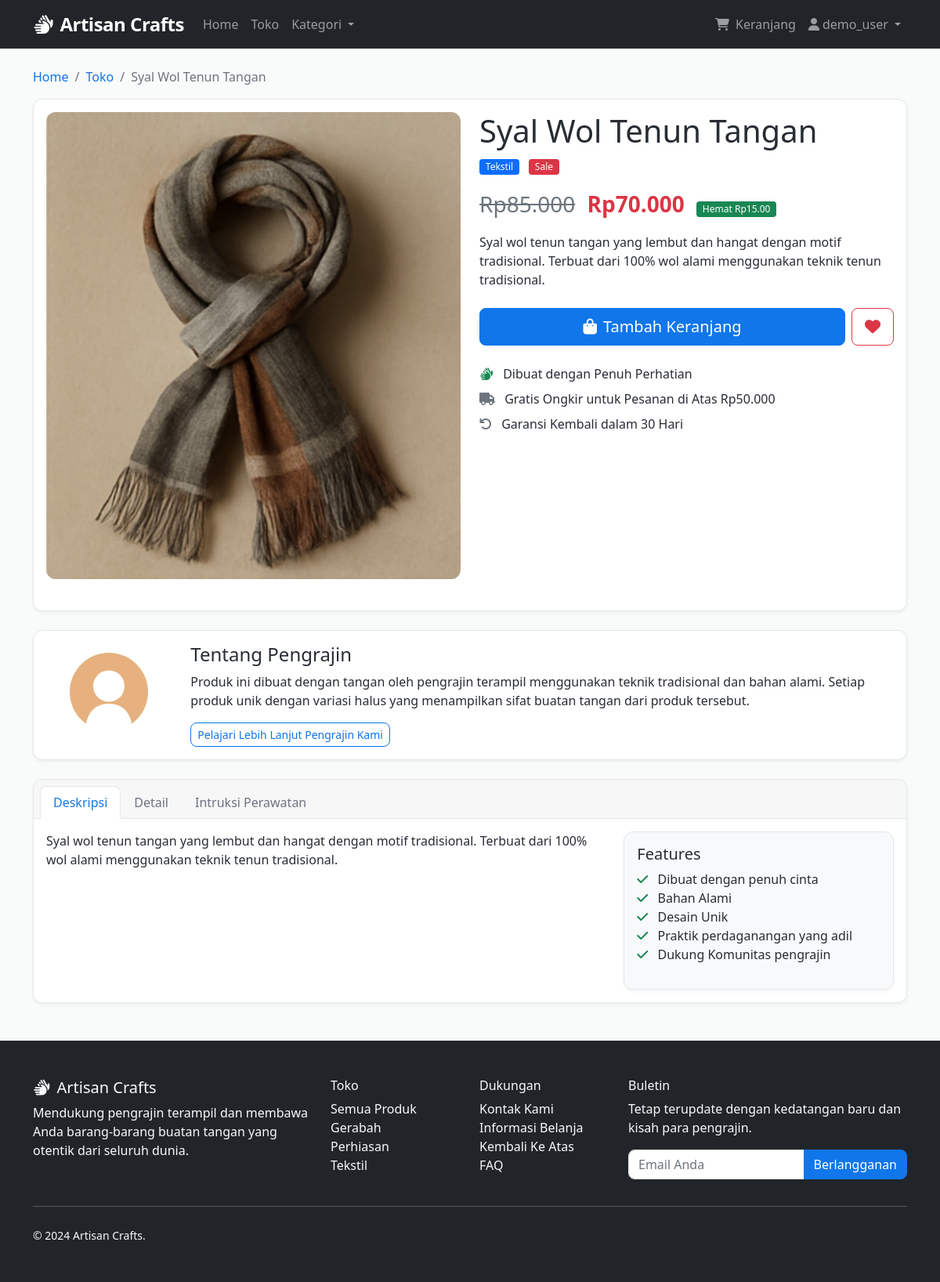
/product/hand-woven-wool-scarf (signed in), run on the app's committed database.
### models.py (models this page shows, shortened)
class Item(db.Model):
    id = db.Column(db.Integer, primary_key=True)
    title = db.Column(db.String(200), nullable=False)
    slug = db.Column(db.String(200), unique=True, nullable=False)
    description = db.Column(db.Text, nullable=False)
    price = db.Column(db.Numeric(10, 2), nullable=False)
    discount_price = db.Column(db.Numeric(10, 2), nullable=True)
    image_url = db.Column(db.String(500), nullable=True)
    category_id = db.Column(db.Integer, db.ForeignKey('category.id'), nullable=False)
    label = db.Column(db.String(1), default='P')  # P=Primary, S=Secondary, D=Danger
    date_added = db.Column(db.DateTime, default=datetime.utcnow)
    order_items = db.relationship('OrderItem', backref='item', lazy=True)
    def get_add_to_cart_url(self):
        return f'/add-to-cart/{self.slug}'
    def get_remove_from_cart_url(self):
        return f'/remove-from-cart/{self.slug}'
    def get_label_display(self):
        if self.label == 'P':
            return 'primary'
        elif self.label == 'S':
            return 'secondary'
        elif self.label == 'D':
            return 'danger'
        return 'primary'

class Category(db.Model):
    id = db.Column(db.Integer, primary_key=True)
    code = db.Column(db.String(2), unique=True, nullable=False)
    name = db.Column(db.String(100), nullable=False)
    items = db.relationship('Item', backref='category', lazy=True)

### core/routes.py (the view)
@bp.route('/product/<slug>')
def product_detail(slug):
    item = Item.query.filter_by(slug=slug).first_or_404()
    return render_template('product_detail.html', item=item)

### app.py (called while the page is built)
def format_rupiah(value):
    if value is None:
        return ""
    harga_ribuan = int(value) * 1000
    return f"Rp{harga_ribuan:,}".replace(',', '.')

### core/routes.py (called while the page is built, shortened)
def get_or_create_order():
    if 'user_id' in session:
        order = Order.query.filter_by(user_id=session['user_id'], ordered=False).first()
        if not order:
            order = Order(user_id=session['user_id'])
            db.session.add(order)
            db.session.commit()
    return order

@bp.app_context_processor
def inject_cart_count():
    try:
        order = get_or_create_order()
        cart_count = order.get_item_count() if order else 0
    except:
        cart_count = 0
    return dict(cart_count=cart_count)

### models.py (called while the page is built)
    def get_item_count(self):
        return sum(item.quantity for item in self.items)

### templates/product_detail.html (shortened to what this page needs)
{% extends 'base.html' %}
{% block content %}
<div class="container mt-4">
    <nav aria-label="breadcrumb">
        <ol class="breadcrumb">
            <li class="breadcrumb-item"><a href="{{ url_for('core.home') }}">Home</a></li>
            <li class="breadcrumb-item"><a href="{{ url_for('core.products') }}">Toko</a></li>
            <li class="breadcrumb-item active" aria-current="page">{{ item.title }}</li>
        </ol>
    </nav>
    <div class="card">
        <div class="card-body">
            <div class="row">
                <div class="col-md-6 mb-4">
                    <div class="product-image-container">
                        {% if item.image_url %}
                        <img src="{{ url_for('static', filename='images/' + item.image_url) }}" class="card-img-top" alt="{{ item.title }}">
                        {% else %}
                        <div class="product-placeholder rounded d-flex align-items-center justify-content-center" style="height: 400px; background-color: #f8f9fa;">
                            <i class="fas fa-image fa-5x text-muted"></i>
                        </div>
                        {% endif %}
                    </div>
                </div>
                <div class="col-md-6">
                    <h1 class="mb-2">{{ item.title }}</h1>
                    <div class="mb-3">
                        <span class="badge bg-{{ item.get_label_display() }} me-2">{{ item.category.name }}</span>
                        {% if item.discount_price %}
                        <span class="badge bg-danger">Sale</span>
                        {% endif %}
                    </div>
                    <div class="product-price fs-3 mb-3">
                        {% if item.discount_price %}
                        <span class="text-muted text-decoration-line-through me-2">{{ item.price|rupiah }}</span>
                        <span class="fw-bold text-danger">{{ item.discount_price|rupiah }}</span>
                        <span class="ms-2 badge bg-success">
                            Hemat Rp{{ "%.2f"|format(item.price - item.discount_price) }}
                        </span>
                        {% else %}
                        <span class="fw-bold">${{ item.price }}</span>
                        {% endif %}
                    </div>
                    <p class="mb-4">{{ item.description }}</p>
                    <div class="d-grid gap-2 d-md-flex mb-4">
                        <a href="{{ item.get_add_to_cart_url() }}" class="btn btn-primary btn-lg flex-grow-1">
                            <i class="fas fa-shopping-bag me-2"></i>Tambah Keranjang
                        </a>
                        <a href="{{ item.get_remove_from_cart_url() }}" class="btn btn-outline-danger btn-lg">
                            <i class="fas fa-heart"></i>
                        </a>
                    </div>
                    <div class="product-meta">
                        <div class="mb-2">
                            <i class="fas fa-hands text-success me-2"></i>
                            <span>Dibuat dengan Penuh Perhatian</span>
                        </div>
                        <div class="mb-2">
                            <i class="fas fa-truck text-muted me-2"></i>
                            <span>Gratis Ongkir untuk Pesanan di Atas Rp50.000</span>
                        </div>
                        <div>
                            <i class="fas fa-undo text-muted me-2"></i>
                            <span>Garansi Kembali dalam 30 Hari</span>
                        </div>
                    </div>
                </div>
            </div>
        </div>
    </div>
    <div class="card mt-4">
        <div class="card-body">
            <div class="row align-items-center">
                <div class="col-md-2 text-center">
                    <svg width="100" height="100" viewBox="0 0 200 200" xmlns="http://www.w3.org/2000/svg" class="mb-2">
                        <circle cx="100" cy="100" r="100" fill="#e6b17e" />
                        <circle cx="100" cy="85" r="40" fill="#fff" />
                        <path d="M100,130 C60,130 40,160 40,200 L160,200 C160,160 140,130 100,130 Z" fill="#fff" />
                    </svg>
                </div>
                <div class="col-md-10">
                    <h4>Tentang Pengrajin</h4>
                    <p>Produk ini dibuat dengan tangan oleh pengrajin terampil menggunakan teknik tradisional dan bahan alami. Setiap produk unik dengan variasi halus yang menampilkan sifat buatan tangan dari produk tersebut.</p>
                    <a href="#" class="btn btn-sm btn-outline-primary">Pelajari Lebih Lanjut Pengrajin Kami</a>
                </div>
            </div>
        </div>
    </div>
    <div class="card mt-4">
        <div class="card-header">
            <ul class="nav nav-tabs card-header-tabs" id="productTabs" role="tablist">
                <li class="nav-item" role="presentation">
                    <button class="nav-link active" id="description-tab" data-bs-toggle="tab" data-bs-target="#description" type="button" role="tab" aria-controls="description" aria-selected="true">
                        Deskripsi
                    </button>
                </li>
                <li class="nav-item" role="presentation">
                    <button class="nav-link" id="specifications-tab" data-bs-toggle="tab" data-bs-target="#specifications" type="button" role="tab" aria-controls="specifications" aria-selected="false">
                        Detail
                    </button>
                </li>
                <li class="nav-item" role="presentation">
                    <button class="nav-link" id="care-tab" data-bs-toggle="tab" data-bs-target="#care" type="button" role="tab" aria-controls="care" aria-selected="false">
                        Intruksi Perawatan
                    </button>
                </li>
            </ul>
        </div>
        <div class="card-body">
            <div class="tab-content" id="productTabsContent">
                <div class="tab-pane fade show active" id="description" role="tabpanel" aria-labelledby="description-tab">
                    <div class="row">
                        <div class="col-md-8">
                            <p>{{ item.description }}</p>
                        </div>
                        <div class="col-md-4">
                            <div class="card bg-light">
                                <div class="card-body">
                                    <h5 class="card-title">Features</h5>
                                    <ul class="list-unstyled">
                                        <li><i class="fas fa-check text-success me-2"></i> Dibuat dengan penuh cinta</li>
                                        <li><i class="fas fa-check text-success me-2"></i> Bahan Alami</li>
                                        <li><i class="fas fa-check text-success me-2"></i> Desain Unik</li>
                                        <li><i class="fas fa-check text-success me-2"></i> Praktik perdaganangan yang adil</li>
                                        <li><i class="fas fa-check text-success me-2"></i> Dukung Komunitas pengrajin</li>
                                    </ul>
                                </div>
                            </div>
                        </div>
                    </div>
                </div>
            </div>
        </div>
    </div>
</div>
{% endblock %}

### static/css/style.css (style rules this page uses)
:root { --primary-color: 212 87% 49%; --secondary-color: 30 70% 70%; --accent-color: 92 40% 40%; --background: 210 11% 98%; --card-background: 0 0% 100%; --text-primary: 220 13% 18%; --text-secondary: 220 9% 46%; --border-color: 220 13% 91%; }
body { font-family: 'Segoe UI', Tahoma, Geneva, Verdana, sans-serif; background-color: hsl(var(--background)); color: hsl(var(--text-primary)); }
.product-price { font-size: 1.1rem; }
.btn { border-radius: 8px; font-weight: 500; transition: all 0.3s ease; }
.btn-primary { background-color: hsl(var(--primary-color)); border-color: hsl(var(--primary-color)); }
.btn-outline-primary { color: hsl(var(--primary-color)); border-color: hsl(var(--primary-color)); }
.card { border: 1px solid hsl(var(--border-color)); border-radius: 12px; background-color: hsl(var(--card-background)); box-shadow: 0 2px 4px rgba(0,0,0,0.05); }
.card-header { border-bottom: 1px solid hsl(var(--border-color)); border-radius: 12px 12px 0 0 !important; }
.badge { font-size: 0.75rem; font-weight: 500; }
.product-image-container { position: relative; overflow: hidden; border-radius: 12px; }
.product-image-container img { transition: transform 0.3s ease; }
.nav-tabs .nav-link { color: hsl(var(--text-secondary)); border: 1px solid transparent; border-radius: 8px 8px 0 0; }
.nav-tabs .nav-link.active { color: hsl(var(--primary-color)); background-color: hsl(var(--card-background)); border-color: hsl(var(--border-color)) hsl(var(--border-color)) hsl(var(--card-background)); }
.breadcrumb { background-color: transparent; padding: 0; margin-bottom: 1rem; }
.breadcrumb-item + .breadcrumb-item::before { color: hsl(var(--text-secondary)); }
.breadcrumb-item a { color: hsl(var(--primary-color)); text-decoration: none; }

### data on the page
Item: title "Syal Wol Tenun Tangan", image_url (picture), price|rupiah "Rp85.000", discount_price|rupiah "Rp70.000", item.price-item.discount_price "15.00", description "Syal wol tenun tangan yang lembut dan hangat dengan motif tradisional. Terbuat dari 100% wol alami menggunakan teknik tenun tradisional."
Category: category.name "Tekstil"

### other printed values
{{ session.username }} "demo_user"
